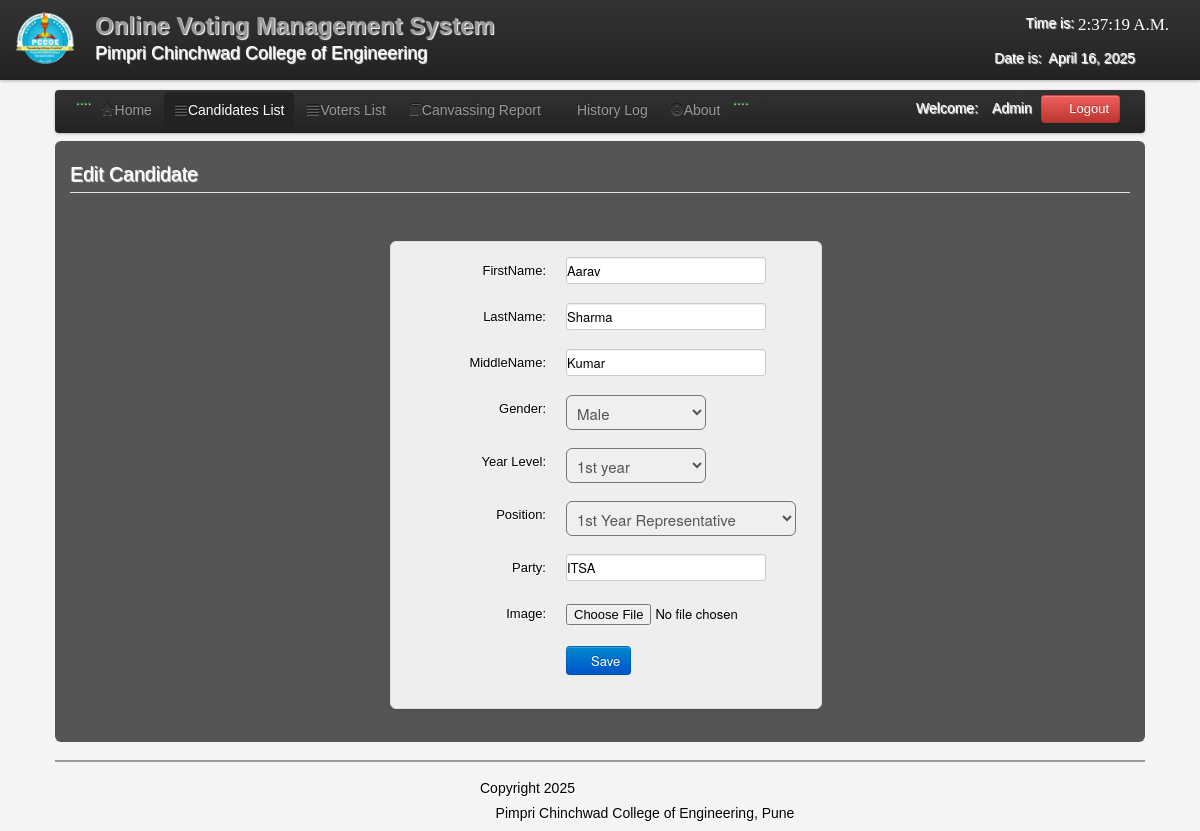
The page /admin/edit_candidate.php?id=101 (signed in) on the database its author committed.
### tables this page shows
CREATE TABLE `users` (
  `User_id` int(11) NOT NULL,
  `FirstName` varchar(100) NOT NULL,
  `LastName` varchar(100) NOT NULL,
  `UserName` varchar(100) NOT NULL,
  `Password` varchar(100) NOT NULL,
  `User_Type` varchar(50) NOT NULL
);

CREATE TABLE `candidate` (
  `CandidateID` int(11) NOT NULL,
  `abc` varchar(1) NOT NULL,
  `Position` varchar(200) NOT NULL,
  `Party` varchar(100) NOT NULL,
  `FirstName` varchar(200) NOT NULL,
  `LastName` varchar(200) NOT NULL,
  `MiddleName` varchar(100) NOT NULL,
  `Gender` varchar(6) NOT NULL,
  `Year` varchar(100) NOT NULL,
  `Photo` varchar(200) NOT NULL
);

### admin/session.php (called while the page is built, shortened)
<?php
$id_session=$_SESSION['id'];
?>

### admin/edit_candidate.php (the view, shortened to what this page needs)
<?php
include('session.php');
include('header.php');
include('dbcon.php');
$get_id=$_GET['id'];
?>
</head>
<body>
<?php include('nav_top.php'); ?>
<div class="wrapper">
<div class="home_body">
<div class="navbar">
	<div class="navbar-inner">
	<div class="container">
	<ul class="nav nav-pills">
	  <li>....</li>
	  <li><a href="home.php"><i class="icon-home icon-large"></i>Home</a></li>
	  <li class="active"><a  href="candidate_list.php"><i class="icon-align-justify icon-large"></i>Candidates List</a></li>
	  <li class=""><a  href="voter_list.php"><i class="icon-align-justify icon-large"></i>Voters List</a></li>
		 <li><a  href="canvassing_report.php"><i class="icon-book icon-large"></i>Canvassing Report</a></li>
		    <li><a  href="History.php"><i class="icon-table icon-large"></i>History Log</a>
		   <li><a data-toggle="modal" href="#about"><i class="icon-exclamation-sign icon-large"></i>About</a></li>
		   <li>....</li>
	 </ul>
	<form class="navbar-form pull-right">
		<?php $result=mysqli_query($conn,"select * from users where User_id='$id_session'");
	$row=mysqli_fetch_array($result);
	?>
	<font color="white">Welcome:<i class="icon-user-md"></i><?php echo $row['User_Type']; ?></font>
	<a class="btn btn-danger" id="logout" data-toggle="modal" href="#myModal"><i class="icon-off"></i>&nbsp;Logout</a>
	</form>
	</div>
	</div>
	</div>
	<div id="element" class="hero-body">
	<?php
	$result=mysqli_query($conn,"select * from candidate where CandidateID='$get_id'") or die(mysqli_error());
	$row=mysqli_fetch_array($result);
	?>
	<form method="POST"  class="form-horizontal" enctype="multipart/form-data">
    <fieldset>
    <legend><font color="white">Edit Candidate</font></legend>
	<div class="candidate_margin">
	<ul class="thumbnails_new_voter">
    <li class="span3">
    <div class="thumbnail_new_voter">
	<div class="control-group">
    <label class="control-label" for="input01">FirstName:</label>
    <div class="controls">
    <input type="text" name="rfirstname" class="rfirstname" value="<?php echo $row['FirstName']; ?>">
    </div>
    </div>
	<div class="control-group">
    <label class="control-label" for="input01">LastName:</label>
    <div class="controls">
    <input type="text" name="rlastname" class="rlastname" value="<?php echo $row['LastName']; ?>">
    </div>
    </div>
	<div class="control-group">
    <label class="control-label" for="input01">MiddleName:</label>
    <div class="controls">
    <input type="text" name="rname" class="rname" value="<?php echo $row['MiddleName']; ?>">
    </div>
    </div>
	<div class="control-group">
    <label class="control-label" for="input01">Gender:</label>
    <div class="controls">
   <select name="rgender" class="rgender" id="span2">
   <option><?php echo $row['Gender']; ?></option>
	</select>
    </div>
    </div>
	<div class="control-group">
    <label class="control-label" for="input01">Year Level:</label>
    <div class="controls">
   <select name="ryear" class="ryear" id="span2">
     <option><?php echo $row['Year']; ?></option>
	</select>
    </div>
    </div>
	<div class="control-group">
    <label class="control-label" for="input01">Position:</label>
    <div class="controls">
   <select name="rposition" class="rposition" id="span90">
    <option><?php echo $row['Position']; ?></option>
	</select>
    </div>
    </div>
		<div class="control-group">
    <label class="control-label" for="input01">Party:</label>
    <div class="controls">
    <input type="text" name="party" class="party" value="<?php echo $row['Party']; ?>">
    </div>
    </div>
<div class="control-group">
	<label class="control-label" for="input01">Image:</label>
    <div class="controls">
	<input type="file" name="image" class="font">
    </div>
    </div>
	<div class="control-group">
    <div class="controls">
	<button class="btn btn-primary" name="save"><i class="icon-save icon-large"></i>Save</button>
    </div>
    </div>
    </fieldset>
    </form>
	</div>
	<?php include('footer.php')?>
</div>
</div>
</body>
</html>

### admin/css/Home.css (style rules this page uses)
* { margin:0; padding:0; }
body { font-family:"Trebuchet MS", "Myriad Pro", Arial, sans-serif; font-size:14px; background-color: #fff; background:#f4f4f4 url(../images/bg.gif) repeat top left; text-shadow:1px 1px 1px #fff; background-position: 0 0px; }
.wrapper { width:1090px; margin:10px auto; }

### rows shown on the page
users: User_Type "Admin"
candidate: rfirstname "Aarav", rlastname "Sharma", rname "Kumar", rgender "Male", ryear "1st year", rposition "1st Year Representative", party "ITSA"
